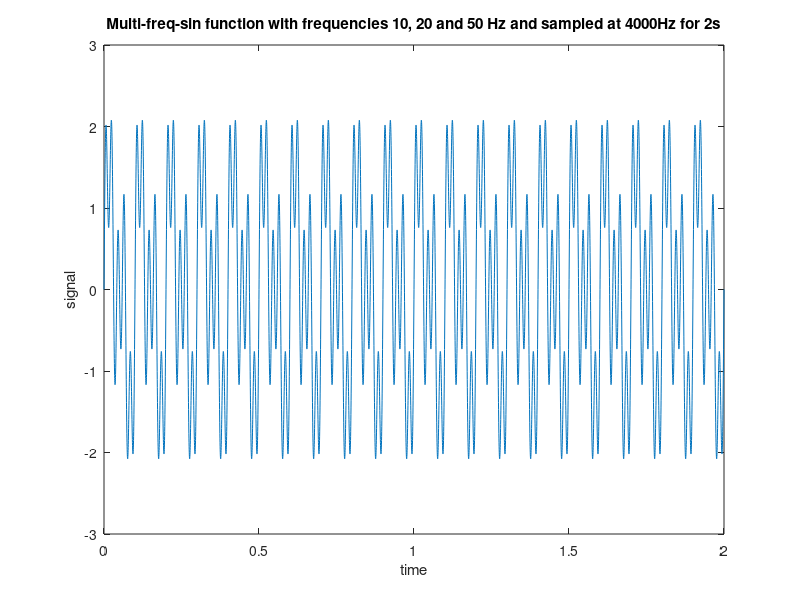

Source code (MATLAB):
t  = 0:0.00025:2;
y1 = sin(2*pi*10*t);
y2 = sin(2*pi*20*t);
y3 = sin(2*pi*50*t);
y = y1+y2+y3;
plot(t,y);
ylabel('signal');
xlabel('time');
title('Multi-freq-sin function with frequencies 10, 20 and 50 Hz and sampled at 4000Hz for 2s')